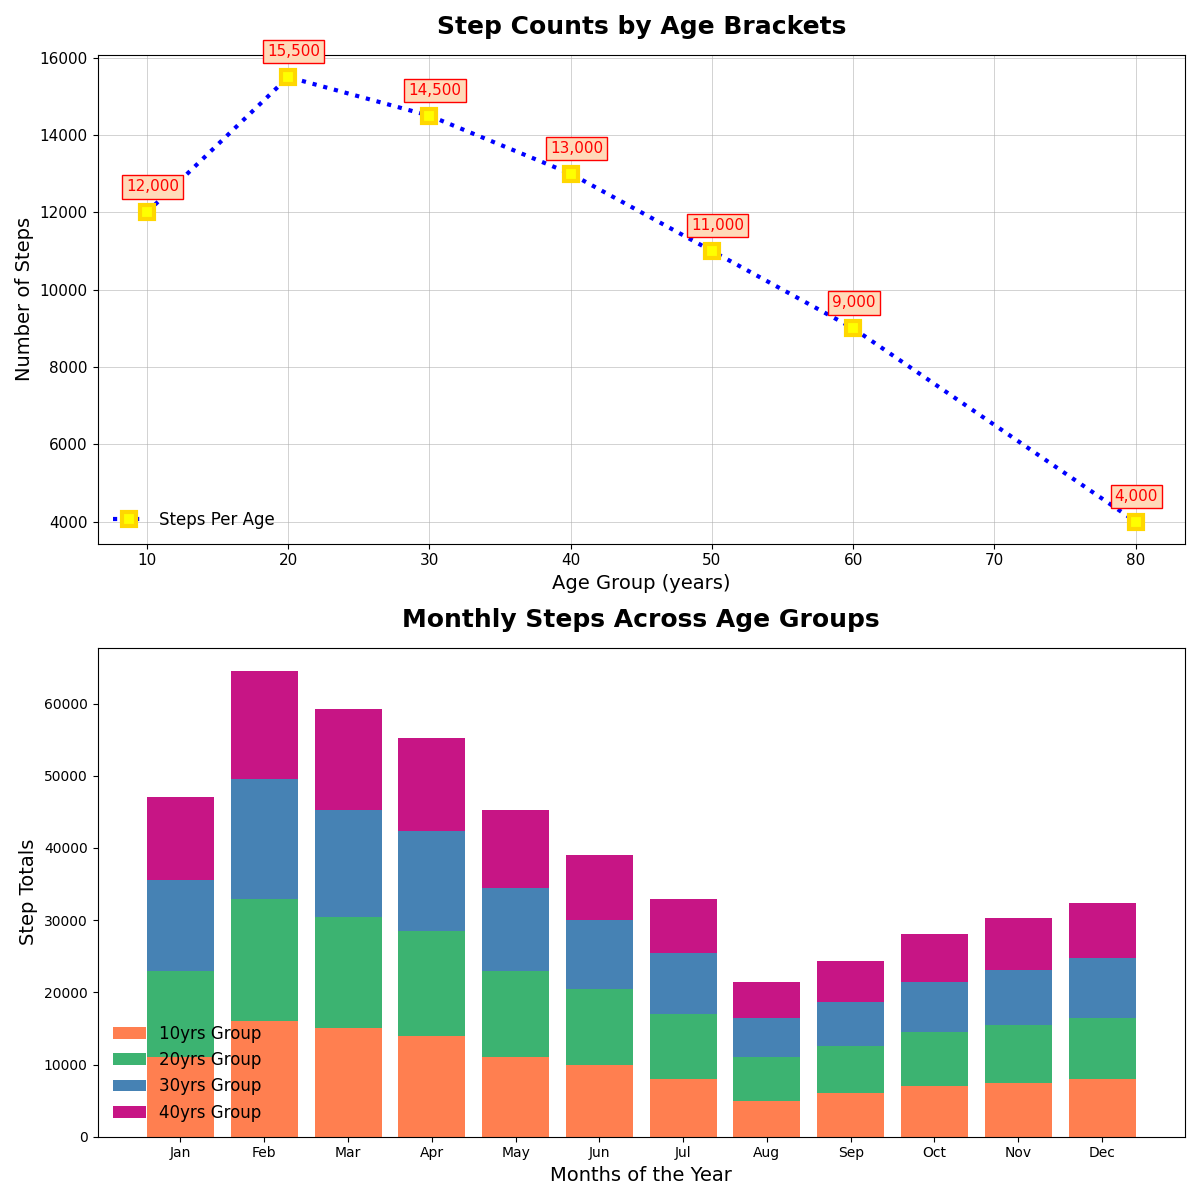

Recreate this plot in Python.
import matplotlib.pyplot as plt
import numpy as np

age_groups = np.array([10, 20, 30, 40, 50, 60, 80])  # Removed age group 70
average_steps = np.array([12000, 15500, 14500, 13000, 11000, 9000, 4000])  # Removed corresponding step count

months = ["Jan", "Feb", "Mar", "Apr", "May", "Jun", "Jul", "Aug", "Sep", "Oct", "Nov", "Dec"]
steps_per_month = np.array([
    [11000, 16000, 15000, 14000, 11000, 10000, 8000, 5000, 6000, 7000, 7500, 8000], 
    [12000, 17000, 15500, 14500, 12000, 10500, 9000, 6000, 6500, 7500, 8000, 8500], 
    [12500, 16500, 14800, 13800, 11500, 9500, 8500, 5500, 6200, 7000, 7600, 8200],  
    [11500, 15000, 14000, 13000, 10800, 9000, 7500, 5000, 5700, 6600, 7200, 7700],  
])

fig, ax = plt.subplots(2, 1, figsize=(12, 12))

ax[0].plot(age_groups, average_steps, 's--', color='blue', linestyle=':', linewidth=3,
           markersize=10, markerfacecolor='yellow', markeredgewidth=3, markeredgecolor='gold',
           label='Steps Per Age')

ax[0].set_title("Step Counts by Age Brackets", fontsize=18, fontweight='bold', pad=15)
ax[0].set_xlabel("Age Group (years)", fontsize=14)
ax[0].set_ylabel("Number of Steps", fontsize=14)

for i in range(age_groups.size):
    ax[0].annotate(f'{average_steps[i]:,.0f}', xy=(age_groups[i], average_steps[i]), xytext=(-15, 15),
                   textcoords='offset points', fontsize=11, color='red', bbox=dict(facecolor='peachpuff', edgecolor='red', pad=3))

ax[0].grid(True, which='major', linestyle='-', linewidth=0.5, alpha=0.8)
ax[0].tick_params(axis='both', which='major', labelsize=11)
ax[0].legend(loc='lower left', fontsize=12, frameon=False)

age_group_indices = [0, 1, 2, 3]  # Corresponding indices that we plot
cumulative_steps = np.zeros(len(months))

new_colors = ['coral', 'mediumseagreen', 'steelblue', 'mediumvioletred']

for idx, age_idx in enumerate(age_group_indices):
    ax[1].bar(months, steps_per_month[age_idx], bottom=cumulative_steps, label=f'{age_groups[age_idx]}yrs Group', color=new_colors[idx])
    cumulative_steps += steps_per_month[age_idx]

ax[1].set_xlabel("Months of the Year", fontsize=14)
ax[1].set_ylabel("Step Totals", fontsize=14)
ax[1].set_title("Monthly Steps Across Age Groups", fontsize=18, fontweight='bold', pad=15)
ax[1].legend(loc='lower left', fontsize=12, frameon=False)

plt.tight_layout()
plt.show()
